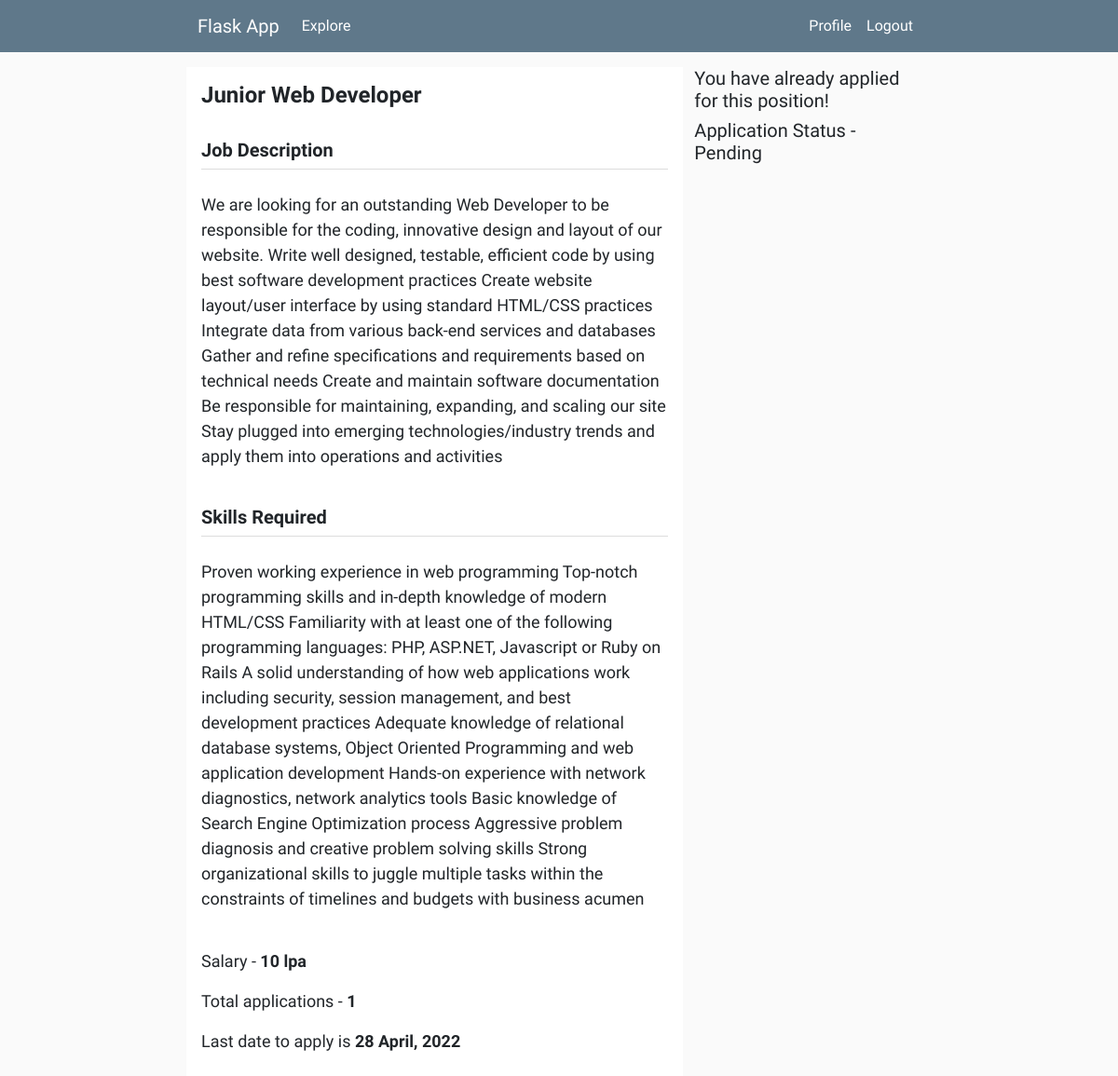
/position/1 (signed in), run on an earlier commit of the app's database.
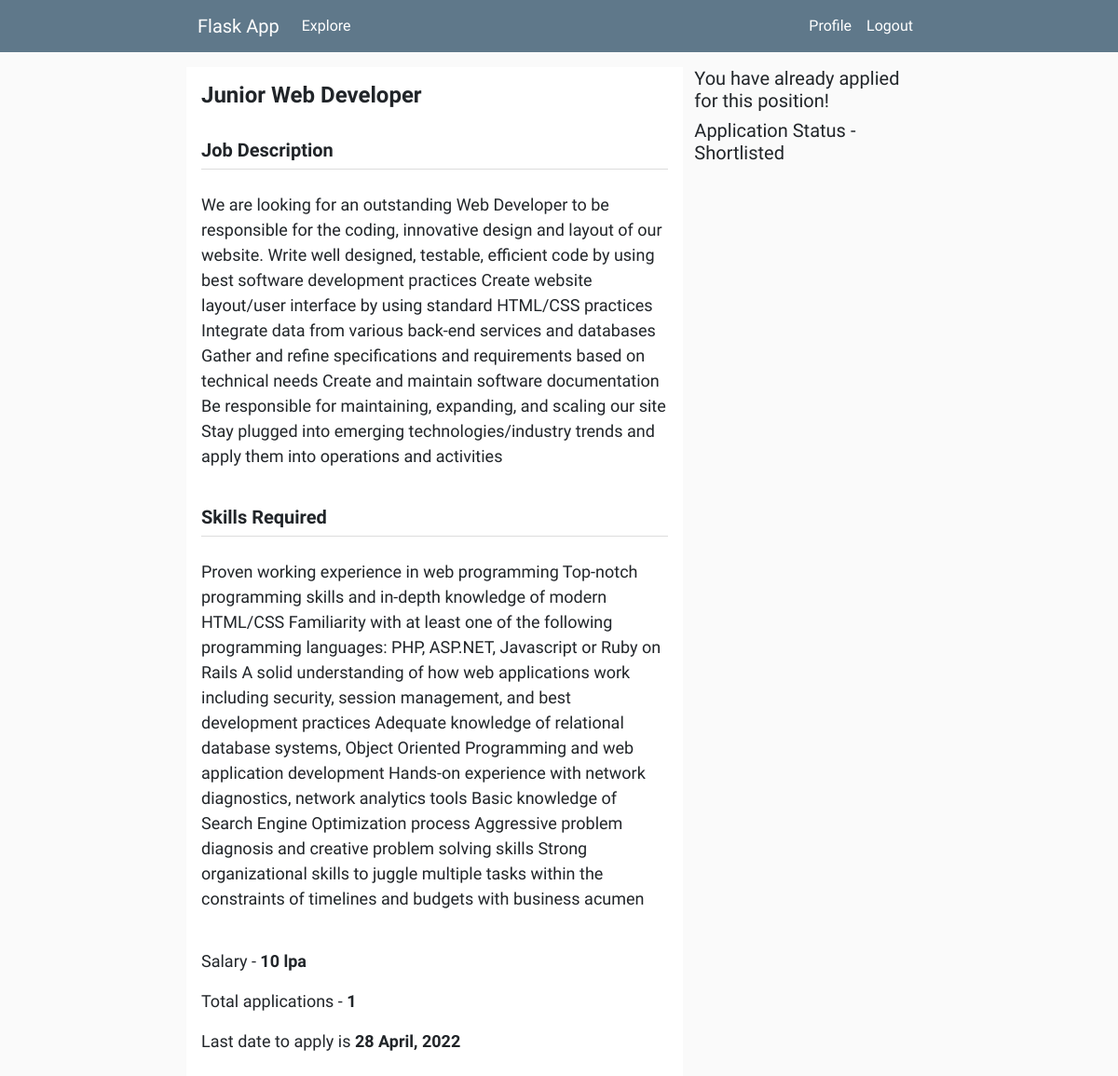
And on a later commit of the database.
### app.py (models this page shows, shortened)
class Job(db.Model):
	id = db.Column(db.Integer, primary_key = True)
	role = db.Column(db.String(60), nullable = False)
	job_desc = db.Column(db.String(1200), nullable = False)
	skills_required = db.Column(db.String(1200), nullable = False)
	salary = db.Column(db.String(30), nullable = False)
	deadline = db.Column(db.DateTime, nullable = False)
	posted_on = db.Column(db.DateTime, nullable = False, default = datetime.datetime.now())

### tables this page shows
CREATE TABLE user_job (
	user_id INTEGER, 
	job_id INTEGER, 
	"match" INTEGER, 
	status VARCHAR(20), 
	FOREIGN KEY(user_id) REFERENCES user (id), 
	FOREIGN KEY(job_id) REFERENCES job (id)
);

### app.py (the view)
@app.route('/position/<int:job_id>')
def position(job_id):
	job = Job.query.get(job_id)
	num_applicants = len(job.applicants)
	if current_user.is_authenticated and job in current_user.applied_at:
		status = db.session.query(user_job).filter_by(user_id = current_user.id, job_id = job_id).first().status
	else:
		status = None
	return render_template('job-details.html', title = job.role, job = job, num_applicants = num_applicants, status = status)

### app.py (called while the page is built)
@login_manager.user_loader
def load_user(user_id):
	return User.query.get(int(user_id))

### templates/job-details.html (shortened to what this page needs)
{% extends 'layout.html' %}
{% block content %}
<div class="container col-md-8 mt-3">
	<div class="row">
		<div class="col-md-8 p-3 bg-white">
			<h4><b>{{ job.role }}</b></h4>
			<br/>
			<h5><b>Job Description</b></h5>
			<div class="divider"></div>
			<p class="f-18">
				{{ job.job_desc }}
			</p>
			<br/>
			<h5><b>Skills Required</b></h5>
			<div class="divider"></div>
			<p class="f-18">
				{{ job.skills_required }}
			</p>
			<br/>
			<p class="f-18">Salary - <b>{{ job.salary }}</b></p>
			<p class="f-18">Total applications - <b>{{ num_applicants }}</b></p>
			<p class="f-18">Last date to apply is <b> {{ job.deadline.strftime("%d %B, %Y") }}</b></p>
		</div>
		<div class="col-md-4">
			{% if current_user.is_admin == True %}
			<a href="{{ url_for('applicants', job_id = job.id) }}" class="btn button-style">View Applicants</a>
			{% else %}
				{% if current_user not in job.applicants %}
					<button class="btn button-style" data-bs-toggle="modal" data-bs-target="#applyModal">
						Apply Now
					</button>
				{% else %}
					<h5>You have already applied for this position!</h5>
					<h5>Application Status - {{ status }}</h5>
				{% endif %}
			{% endif %}
		</div>
	</div>
</div>
{% endblock content %}

### templates/layout.html (shortened to what this page needs)
<!DOCTYPE html>
<html>
<head>
    <link href="https://cdn.jsdelivr.net/npm/bootstrap@5.1.3/dist/css/bootstrap.min.css" rel="stylesheet">
    <link rel="stylesheet" type="text/css" href="{{ url_for('static', filename='main.css') }}">
</head>
<body>
	<nav class="navbar navbar-expand-lg nav-color">
	  <div class="container-fluid col-md-8">
	    <a class="navbar-brand" href="#">Flask App</a>
	    <div class="collapse navbar-collapse nav-content" id="navbarNav">
	      <ul class="navbar-nav">
	        <li class="nav-item">
	          <a class="nav-link active" aria-current="page" href="{{ url_for('explore') }}">Explore</a>
	        </li>
	      </ul>
	       <ul class="navbar-nav">
	       	{% if current_user.is_authenticated %}
	       		{% if current_user.is_admin == True %}
	       			<li class="nav-item">
			          <a class="nav-link" href="{{ url_for('job_form') }}">Add Job</a>
			        </li>
			    {% else %}
			    	<li class="nav-item">
		          		<a class="nav-link" href="{{ url_for('account') }}">Profile</a>
		        	</li>
	       		{% endif %}
	       		<li class="nav-item">
		          <a class="nav-link" href="{{ url_for('logout') }}">Logout</a>
		        </li>
	        {% endif %}
	      </ul>
	    </div>
	  </div>
	</nav>
	{% block content %}
	{% endblock %}
</body>
</html>

### static/main.css (style rules this page uses)
body { background-color: #fafafa; font-family: 'Source Sans Pro', sans-serif; }
.nav-content { display: flex; justify-content: space-between; }
.nav-color { background-color: #5f788a; }
.navbar-brand, .navbar-nav .nav-link { color: #ffffff; }
.divider { height: 1px; background-color: #dddddd; margin-bottom: 3vh; }
.f-18 { font-size: 18px; }

What changed in the data, as far as the page shows it:
changed user_job: status "Pending" → "Shortlisted"
